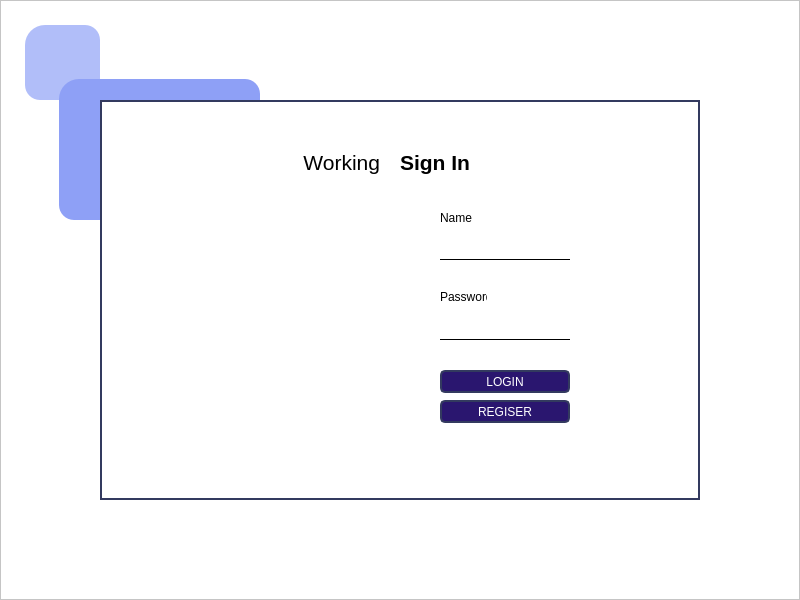
<?xml version="1.0" encoding="UTF-8"?>
<ui version="4.0">
 <class>MainWindow</class>
 <widget class="QMainWindow" name="MainWindow">
  <property name="geometry">
   <rect>
    <x>0</x>
    <y>0</y>
    <width>800</width>
    <height>600</height>
   </rect>
  </property>
  <property name="sizePolicy">
   <sizepolicy hsizetype="Preferred" vsizetype="Preferred">
    <horstretch>0</horstretch>
    <verstretch>0</verstretch>
   </sizepolicy>
  </property>
  <property name="windowTitle">
   <string>MainWindow</string>
  </property>
  <widget class="QWidget" name="centralwidget">
   <widget class="QFrame" name="frame">
    <property name="geometry">
     <rect>
      <x>0</x>
      <y>0</y>
      <width>800</width>
      <height>600</height>
     </rect>
    </property>
    <property name="sizePolicy">
     <sizepolicy hsizetype="Preferred" vsizetype="Preferred">
      <horstretch>100</horstretch>
      <verstretch>100</verstretch>
     </sizepolicy>
    </property>
    <property name="sizeIncrement">
     <size>
      <width>100</width>
      <height>0</height>
     </size>
    </property>
    <property name="baseSize">
     <size>
      <width>800</width>
      <height>600</height>
     </size>
    </property>
    <property name="styleSheet">
     <string notr="true">background-color:white</string>
    </property>
    <property name="frameShape">
     <enum>QFrame::StyledPanel</enum>
    </property>
    <property name="frameShadow">
     <enum>QFrame::Raised</enum>
    </property>
    <widget class="QFrame" name="frame_2">
     <property name="geometry">
      <rect>
       <x>100</x>
       <y>100</y>
       <width>600</width>
       <height>400</height>
      </rect>
     </property>
     <property name="styleSheet">
      <string notr="true">border:2px solid rgb(51, 58, 95);</string>
     </property>
     <property name="frameShape">
      <enum>QFrame::StyledPanel</enum>
     </property>
     <property name="frameShadow">
      <enum>QFrame::Raised</enum>
     </property>
     <widget class="QLabel" name="label">
      <property name="geometry">
       <rect>
        <x>200</x>
        <y>50</y>
        <width>80</width>
        <height>25</height>
       </rect>
      </property>
      <property name="font">
       <font>
        <pointsize>16</pointsize>
       </font>
      </property>
      <property name="styleSheet">
       <string notr="true">border: 0px white</string>
      </property>
      <property name="text">
       <string>Working</string>
      </property>
      <property name="alignment">
       <set>Qt::AlignRight|Qt::AlignTrailing|Qt::AlignVCenter</set>
      </property>
     </widget>
     <widget class="QLabel" name="label_2">
      <property name="geometry">
       <rect>
        <x>300</x>
        <y>50</y>
        <width>100</width>
        <height>25</height>
       </rect>
      </property>
      <property name="font">
       <font>
        <pointsize>16</pointsize>
        <weight>75</weight>
        <bold>true</bold>
       </font>
      </property>
      <property name="styleSheet">
       <string notr="true">border:0px white</string>
      </property>
      <property name="text">
       <string>Sign In</string>
      </property>
      <property name="alignment">
       <set>Qt::AlignLeading|Qt::AlignLeft|Qt::AlignVCenter</set>
      </property>
     </widget>
     <widget class="QLabel" name="label_3">
      <property name="geometry">
       <rect>
        <x>76</x>
        <y>110</y>
        <width>201</width>
        <height>161</height>
       </rect>
      </property>
      <property name="styleSheet">
       <string notr="true">border: 0px white;
image: url(:/Images/sngpl_logo.jpg);</string>
      </property>
      <property name="text">
       <string/>
      </property>
     </widget>
     <widget class="QLabel" name="label_4">
      <property name="geometry">
       <rect>
        <x>340</x>
        <y>110</y>
        <width>71</width>
        <height>16</height>
       </rect>
      </property>
      <property name="styleSheet">
       <string notr="true">border:0px white;</string>
      </property>
      <property name="text">
       <string>Name</string>
      </property>
     </widget>
     <widget class="QLabel" name="label_5">
      <property name="geometry">
       <rect>
        <x>340</x>
        <y>190</y>
        <width>47</width>
        <height>13</height>
       </rect>
      </property>
      <property name="styleSheet">
       <string notr="true">border:0px white;</string>
      </property>
      <property name="text">
       <string>Password</string>
      </property>
     </widget>
     <widget class="QLineEdit" name="lineEdit">
      <property name="geometry">
       <rect>
        <x>340</x>
        <y>140</y>
        <width>130</width>
        <height>20</height>
       </rect>
      </property>
      <property name="styleSheet">
       <string notr="true">border:0px white;
border-bottom: 1px solid black;</string>
      </property>
     </widget>
     <widget class="QLineEdit" name="lineEdit_2">
      <property name="geometry">
       <rect>
        <x>340</x>
        <y>220</y>
        <width>130</width>
        <height>20</height>
       </rect>
      </property>
      <property name="styleSheet">
       <string notr="true">border:0px white;
border-bottom: 1px solid black;</string>
      </property>
     </widget>
     <widget class="QPushButton" name="pushButton">
      <property name="geometry">
       <rect>
        <x>340</x>
        <y>270</y>
        <width>130</width>
        <height>23</height>
       </rect>
      </property>
      <property name="styleSheet">
       <string notr="true">QPushButton{
background-color:rgb(42, 22, 111);
color:white;
border-radius:5px;
}
QPushButton:hover{
background-color:rgb(5, 122, 192);
color:white;
}
</string>
      </property>
      <property name="text">
       <string>LOGIN</string>
      </property>
     </widget>
     <widget class="QPushButton" name="pushButton_2">
      <property name="geometry">
       <rect>
        <x>340</x>
        <y>300</y>
        <width>130</width>
        <height>23</height>
       </rect>
      </property>
      <property name="styleSheet">
       <string notr="true">QPushButton{
background-color:rgb(42, 22, 111);
color:white;
border-radius:5px;
}
QPushButton:hover{
background-color:rgb(5, 122, 192);
color:white;
}
</string>
      </property>
      <property name="text">
       <string>REGISER</string>
      </property>
     </widget>
    </widget>
    <widget class="QFrame" name="frame_3">
     <property name="geometry">
      <rect>
       <x>59</x>
       <y>79</y>
       <width>201</width>
       <height>141</height>
      </rect>
     </property>
     <property name="styleSheet">
      <string notr="true">background-color:rgb(142, 160, 246);
border-top-left-radius:20px;
border-top-right-radius:15px;
border-bottom-left-radius:15px;</string>
     </property>
     <property name="frameShape">
      <enum>QFrame::StyledPanel</enum>
     </property>
     <property name="frameShadow">
      <enum>QFrame::Raised</enum>
     </property>
    </widget>
    <widget class="QFrame" name="frame_4">
     <property name="geometry">
      <rect>
       <x>25</x>
       <y>25</y>
       <width>75</width>
       <height>75</height>
      </rect>
     </property>
     <property name="styleSheet">
      <string notr="true">background-color:rgba(142, 160, 246, 175);
border-top-left-radius:20px;
border-top-right-radius:15px;
border-bottom-left-radius:15px;</string>
     </property>
     <property name="frameShape">
      <enum>QFrame::StyledPanel</enum>
     </property>
     <property name="frameShadow">
      <enum>QFrame::Raised</enum>
     </property>
    </widget>
    <zorder>frame_3</zorder>
    <zorder>frame_2</zorder>
    <zorder>frame_4</zorder>
   </widget>
  </widget>
 </widget>
 <resources>
  <include location="../images/back.qrc"/>
 </resources>
 <connections/>
</ui>
